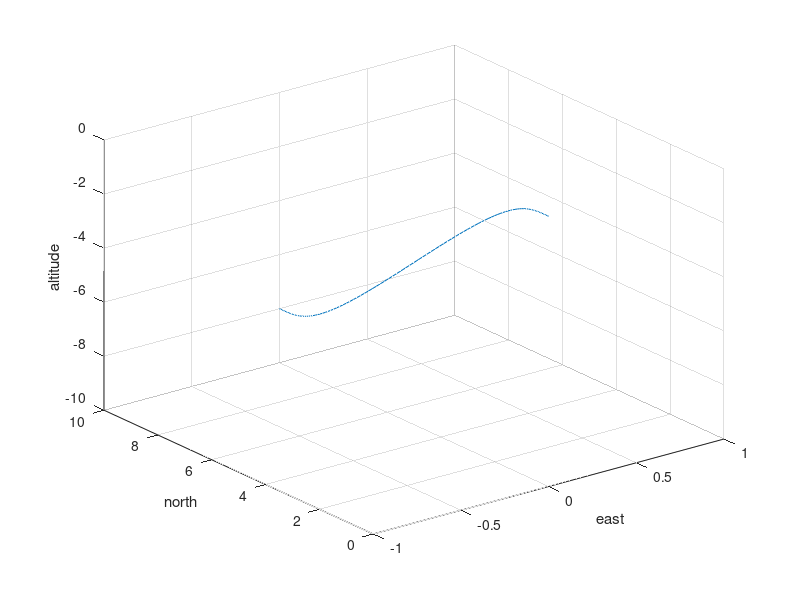
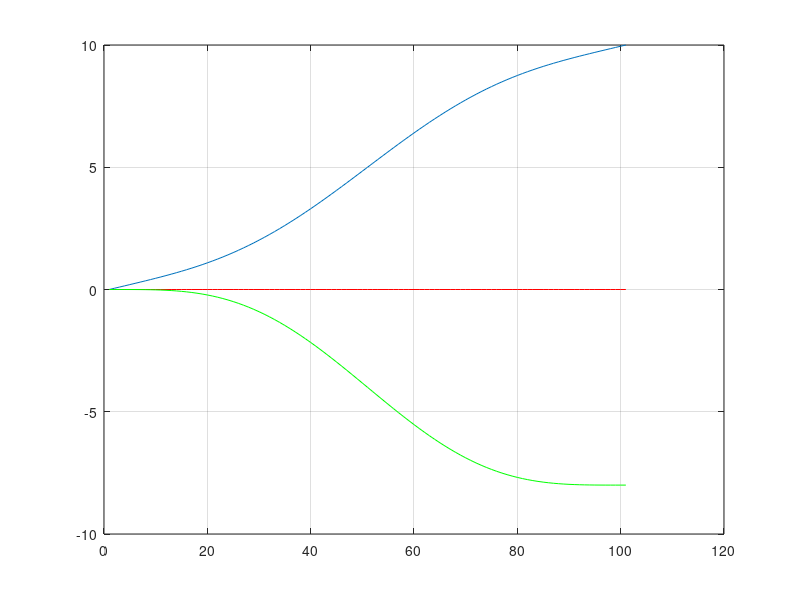
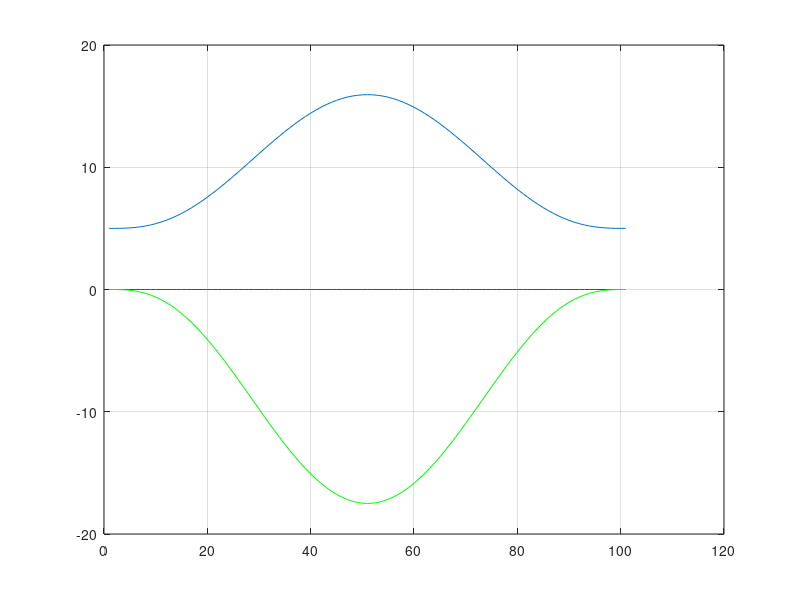
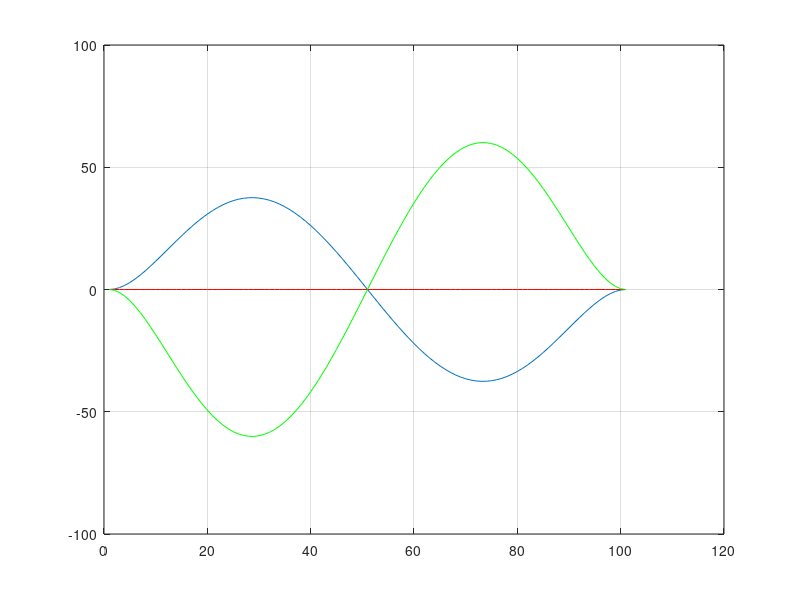

These charts were generated, in order, by the following MATLAB code:
%%
clear; clc;
A = [0 0 0 0 0 0 0 1;
    0 0 0 0 0 0 1 0;
    0 0 0 0 0 1 0 0;
    0 0 0 0 1 0 0 0;
    1 1 1 1 1 1 1 1;
    7 6 5 4 3 2 1 0;
    42 30 20 12 6 2 0 0;
    210 120 60 24 6 0 0 0];
% B1 = [0 0 0;30 0 0;0 0 0;0 0 0;4 40 20;-20 10 5;0 0 0;0 0 0];
B1 = [0 0 0;5 0 0;0 0 0;0 0 0;10 0 -8;5 0 0;0 0 0;0 0 0];
alp = A\B1;
tau = 0:0.01:1;k = 1;
for tau = 0:0.01:1
    x(k) = alp(1,1)*tau^7 + alp(2,1)*tau^6 + alp(3,1)*tau^5 ...
        + alp(4,1)*tau^4 + alp(5,1)*tau^3 + alp(6,1)*tau^2 ...
        + alp(7,1)*tau + alp(8,1);
    xd(k) = 7*alp(1,1)*tau^6 + 6*alp(2,1)*tau^5 + 5*alp(3,1)*tau^4 ...
        + 4*alp(4,1)*tau^3 + 3*alp(5,1)*tau^2 + 2*alp(6,1)*tau ...
        + alp(7,1);
    xdd(k) = 42*alp(1,1)*tau^5 + 30*alp(2,1)*tau^4 + 20*alp(3,1)*tau^3 ...
        + 12*alp(4,1)*tau^2 + 6*alp(5,1)*tau + 2*alp(6,1);
    xddd(k) = 210*alp(1,1)*tau^4 + 120*alp(2,1)*tau^3 + 60*alp(3,1)*tau^2 ...
        + 24*alp(4,1)*tau + 6*alp(5,1);
    y(k) = alp(1,2)*tau^7 + alp(2,2)*tau^6 + alp(3,2)*tau^5 ...
        + alp(4,2)*tau^4 + alp(5,2)*tau^3 + alp(6,2)*tau^2 ...
        + alp(7,2)*tau + alp(8,2);
    yd(k) = 7*alp(1,2)*tau^6 + 6*alp(2,2)*tau^5 + 5*alp(3,2)*tau^4 ...
        + 4*alp(4,2)*tau^3 + 3*alp(5,2)*tau^2 + 2*alp(6,2)*tau ...
        + alp(7,2);
    ydd(k) = 42*alp(1,2)*tau^5 + 30*alp(2,2)*tau^4 + 20*alp(3,2)*tau^3 ...
        + 12*alp(4,2)*tau^2 + 6*alp(5,2)*tau + 2*alp(6,2);
    yddd(k) = 210*alp(1,2)*tau^4 + 120*alp(2,2)*tau^3 + 60*alp(3,2)*tau^2 ...
        + 24*alp(4,2)*tau + 6*alp(5,2);
    z(k) = alp(1,3)*tau^7 + alp(2,3)*tau^6 + alp(3,3)*tau^5 ...
        + alp(4,3)*tau^4 + alp(5,3)*tau^3 + alp(6,3)*tau^2 ...
        + alp(7,3)*tau + alp(8,3);
    zd(k) = 7*alp(1,3)*tau^6 + 6*alp(2,3)*tau^5 + 5*alp(3,3)*tau^4 ...
        + 4*alp(4,3)*tau^3 + 3*alp(5,3)*tau^2 + 2*alp(6,3)*tau ...
        + alp(7,3);
    zdd(k) = 42*alp(1,3)*tau^5 + 30*alp(2,3)*tau^4 + 20*alp(3,3)*tau^3 ...
        + 12*alp(4,3)*tau^2 + 6*alp(5,3)*tau + 2*alp(6,3);
    zddd(k) = 210*alp(1,3)*tau^4 + 120*alp(2,3)*tau^3 + 60*alp(3,3)*tau^2 ...
        + 24*alp(4,3)*tau + 6*alp(5,3);
    k = k+1;
end
% k = k-1;
% B2 = [4 40 20;-20 10 5;0 0 0;0 0 0;15 70 0;20 -20 0;0 0 0;0 0 0];
% alp = A\B2;
% for tau = 0:0.01:1
%     x(k) = alp(1,1)*tau^7 + alp(2,1)*tau^6 + alp(3,1)*tau^5 ...
%         + alp(4,1)*tau^4 + alp(5,1)*tau^3 + alp(6,1)*tau^2 ...
%         + alp(7,1)*tau + alp(8,1);
%     xd(k) = 7*alp(1,1)*tau^6 + 6*alp(2,1)*tau^5 + 5*alp(3,1)*tau^4 ...
%         + 4*alp(4,1)*tau^3 + 3*alp(5,1)*tau^2 + 2*alp(6,1)*tau ...
%         + alp(7,1);
%     xdd(k) = 42*alp(1,1)*tau^5 + 30*alp(2,1)*tau^4 + 20*alp(3,1)*tau^3 ...
%         + 12*alp(4,1)*tau^2 + 6*alp(5,1)*tau + 2*alp(6,1);
%     xddd(k) = 210*alp(1,1)*tau^4 + 120*alp(2,1)*tau^3 + 60*alp(3,1)*tau^2 ...
%         + 24*alp(4,1)*tau + 6*alp(5,1);
%     y(k) = alp(1,2)*tau^7 + alp(2,2)*tau^6 + alp(3,2)*tau^5 ...
%         + alp(4,2)*tau^4 + alp(5,2)*tau^3 + alp(6,2)*tau^2 ...
%         + alp(7,2)*tau + alp(8,2);
%     yd(k) = 7*alp(1,2)*tau^6 + 6*alp(2,2)*tau^5 + 5*alp(3,2)*tau^4 ...
%         + 4*alp(4,2)*tau^3 + 3*alp(5,2)*tau^2 + 2*alp(6,2)*tau ...
%         + alp(7,2);
%     ydd(k) = 42*alp(1,2)*tau^5 + 30*alp(2,2)*tau^4 + 20*alp(3,2)*tau^3 ...
%         + 12*alp(4,2)*tau^2 + 6*alp(5,2)*tau + 2*alp(6,2);
%     yddd(k) = 210*alp(1,2)*tau^4 + 120*alp(2,2)*tau^3 + 60*alp(3,2)*tau^2 ...
%         + 24*alp(4,2)*tau + 6*alp(5,2);
%     z(k) = alp(1,3)*tau^7 + alp(2,3)*tau^6 + alp(3,3)*tau^5 ...
%         + alp(4,3)*tau^4 + alp(5,3)*tau^3 + alp(6,3)*tau^2 ...
%         + alp(7,3)*tau + alp(8,3);
%     zd(k) = 7*alp(1,3)*tau^6 + 6*alp(2,3)*tau^5 + 5*alp(3,3)*tau^4 ...
%         + 4*alp(4,3)*tau^3 + 3*alp(5,3)*tau^2 + 2*alp(6,3)*tau ...
%         + alp(7,3);
%     zdd(k) = 42*alp(1,3)*tau^5 + 30*alp(2,3)*tau^4 + 20*alp(3,3)*tau^3 ...
%         + 12*alp(4,3)*tau^2 + 6*alp(5,3)*tau + 2*alp(6,3);
%     zddd(k) = 210*alp(1,3)*tau^4 + 120*alp(2,3)*tau^3 + 60*alp(3,3)*tau^2 ...
%         + 24*alp(4,3)*tau + 6*alp(5,3);
%     k = k+1;
% end
figure;
plot3(y,x,z); grid; xlabel('east');ylabel('north');zlabel('altitude');
figure;
plot(x);hold on;
plot(y,'r');
plot(z,'g'); hold off;
grid; 
figure;
plot(xd);hold on;
plot(yd,'r');
plot(zd,'g'); hold off;
grid; 
figure;
plot(xdd);hold on;
plot(ydd,'r');
plot(zdd,'g'); hold off;
grid; 
% figure(3);
% psi = atan2(yd,xd);
% plot(psi);